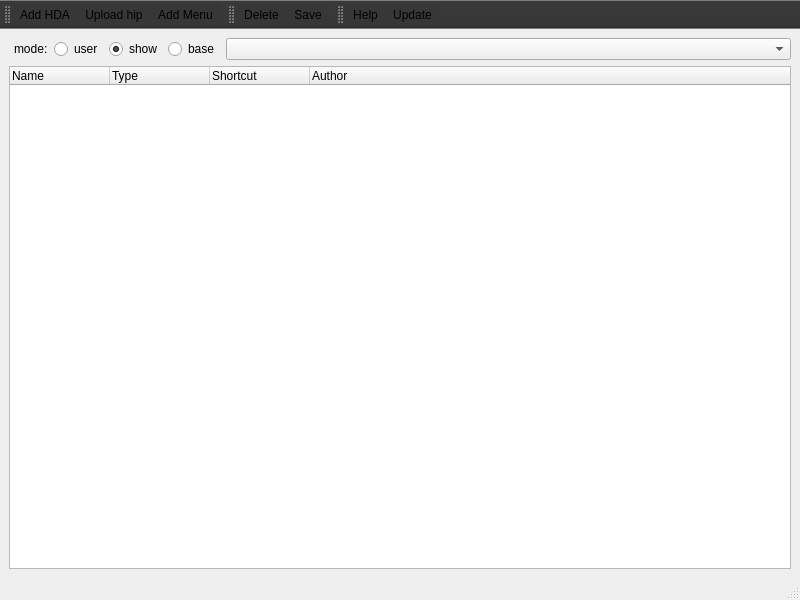
<?xml version="1.0" encoding="UTF-8"?>
<ui version="4.0">
 <class>MainWindow</class>
 <widget class="QMainWindow" name="MainWindow">
  <property name="geometry">
   <rect>
    <x>0</x>
    <y>0</y>
    <width>800</width>
    <height>600</height>
   </rect>
  </property>
  <property name="sizePolicy">
   <sizepolicy hsizetype="Preferred" vsizetype="Preferred">
    <horstretch>0</horstretch>
    <verstretch>0</verstretch>
   </sizepolicy>
  </property>
  <property name="focusPolicy">
   <enum>Qt::NoFocus</enum>
  </property>
  <property name="windowTitle">
   <string>ToolSet Manager</string>
  </property>
  <property name="animated">
   <bool>true</bool>
  </property>
  <widget class="QWidget" name="centralwidget">
   <layout class="QGridLayout" name="gridLayout">
    <item row="0" column="0">
     <layout class="QVBoxLayout" name="verticalLayout">
      <item>
       <layout class="QHBoxLayout" name="contol_hbox">
        <item>
         <layout class="QHBoxLayout" name="horizontalLayout_3">
          <property name="leftMargin">
           <number>5</number>
          </property>
          <item>
           <widget class="QLabel" name="label_2">
            <property name="text">
             <string>mode:</string>
            </property>
           </widget>
          </item>
          <item>
           <widget class="QRadioButton" name="radio_button_user">
            <property name="text">
             <string>user</string>
            </property>
           </widget>
          </item>
          <item>
           <widget class="QRadioButton" name="radio_button_show">
            <property name="sizePolicy">
             <sizepolicy hsizetype="Minimum" vsizetype="Fixed">
              <horstretch>0</horstretch>
              <verstretch>0</verstretch>
             </sizepolicy>
            </property>
            <property name="text">
             <string>show</string>
            </property>
            <property name="checked">
             <bool>true</bool>
            </property>
           </widget>
          </item>
          <item>
           <widget class="QRadioButton" name="radio_button_base">
            <property name="text">
             <string>base</string>
            </property>
           </widget>
          </item>
         </layout>
        </item>
        <item>
         <widget class="QComboBox" name="project_cbbox">
          <property name="sizePolicy">
           <sizepolicy hsizetype="Expanding" vsizetype="Fixed">
            <horstretch>0</horstretch>
            <verstretch>0</verstretch>
           </sizepolicy>
          </property>
         </widget>
        </item>
       </layout>
      </item>
      <item>
       <layout class="QVBoxLayout" name="label"/>
      </item>
      <item>
       <widget class="QTreeWidget" name="tree_widget">
        <property name="dragEnabled">
         <bool>true</bool>
        </property>
        <column>
         <property name="text">
          <string>Name</string>
         </property>
        </column>
        <column>
         <property name="text">
          <string>Type</string>
         </property>
        </column>
        <column>
         <property name="text">
          <string>Shortcut</string>
         </property>
        </column>
        <column>
         <property name="text">
          <string>Author</string>
         </property>
        </column>
       </widget>
      </item>
     </layout>
    </item>
   </layout>
  </widget>
  <widget class="QMenuBar" name="menubar">
   <property name="geometry">
    <rect>
     <x>0</x>
     <y>0</y>
     <width>800</width>
     <height>23</height>
    </rect>
   </property>
  </widget>
  <widget class="QStatusBar" name="statusbar"/>
  <widget class="QToolBar" name="upload_toolbar">
   <property name="sizePolicy">
    <sizepolicy hsizetype="Preferred" vsizetype="Fixed">
     <horstretch>0</horstretch>
     <verstretch>0</verstretch>
    </sizepolicy>
   </property>
   <property name="windowTitle">
    <string>ToolSet Manager</string>
   </property>
   <property name="autoFillBackground">
    <bool>false</bool>
   </property>
   <property name="styleSheet">
    <string notr="true">background-color: rgb(55, 55, 55);</string>
   </property>
   <property name="toolButtonStyle">
    <enum>Qt::ToolButtonTextUnderIcon</enum>
   </property>
   <attribute name="toolBarArea">
    <enum>TopToolBarArea</enum>
   </attribute>
   <attribute name="toolBarBreak">
    <bool>false</bool>
   </attribute>
   <addaction name="action_add_HDA"/>
   <addaction name="action_upload_hip"/>
   <addaction name="action_add_menu"/>
  </widget>
  <widget class="QToolBar" name="cat_toobar">
   <property name="windowTitle">
    <string>toolBar_2</string>
   </property>
   <property name="autoFillBackground">
    <bool>false</bool>
   </property>
   <property name="styleSheet">
    <string notr="true">background-color: rgb(55, 55, 55);</string>
   </property>
   <property name="toolButtonStyle">
    <enum>Qt::ToolButtonTextUnderIcon</enum>
   </property>
   <attribute name="toolBarArea">
    <enum>TopToolBarArea</enum>
   </attribute>
   <attribute name="toolBarBreak">
    <bool>false</bool>
   </attribute>
   <addaction name="action_delete"/>
   <addaction name="action_save"/>
  </widget>
  <widget class="QToolBar" name="toolBar">
   <property name="focusPolicy">
    <enum>Qt::NoFocus</enum>
   </property>
   <property name="windowTitle">
    <string>toolBar_3</string>
   </property>
   <property name="styleSheet">
    <string notr="true">background-color: rgb(55, 55, 55);</string>
   </property>
   <property name="toolButtonStyle">
    <enum>Qt::ToolButtonTextUnderIcon</enum>
   </property>
   <attribute name="toolBarArea">
    <enum>TopToolBarArea</enum>
   </attribute>
   <attribute name="toolBarBreak">
    <bool>false</bool>
   </attribute>
   <addaction name="action_help"/>
   <addaction name="action_update"/>
  </widget>
  <action name="action_add_HDA">
   <property name="checkable">
    <bool>false</bool>
   </property>
   <property name="text">
    <string>Add HDA</string>
   </property>
   <property name="toolTip">
    <string>upload selected node or HDA</string>
   </property>
  </action>
  <action name="action_upload_hip">
   <property name="text">
    <string>Upload hip</string>
   </property>
   <property name="toolTip">
    <string>Upload hip</string>
   </property>
  </action>
  <action name="action_add_menu">
   <property name="text">
    <string>Add Menu</string>
   </property>
  </action>
  <action name="action_delete">
   <property name="text">
    <string>Delete</string>
   </property>
  </action>
  <action name="action_save">
   <property name="text">
    <string>Save</string>
   </property>
  </action>
  <action name="action_help">
   <property name="text">
    <string>Help</string>
   </property>
  </action>
  <action name="action_upload_shelf">
   <property name="text">
    <string>Upload shelf</string>
   </property>
   <property name="toolTip">
    <string>upload shelf</string>
   </property>
  </action>
  <action name="action_update">
   <property name="text">
    <string>Update</string>
   </property>
  </action>
 </widget>
 <resources/>
 <connections/>
</ui>
